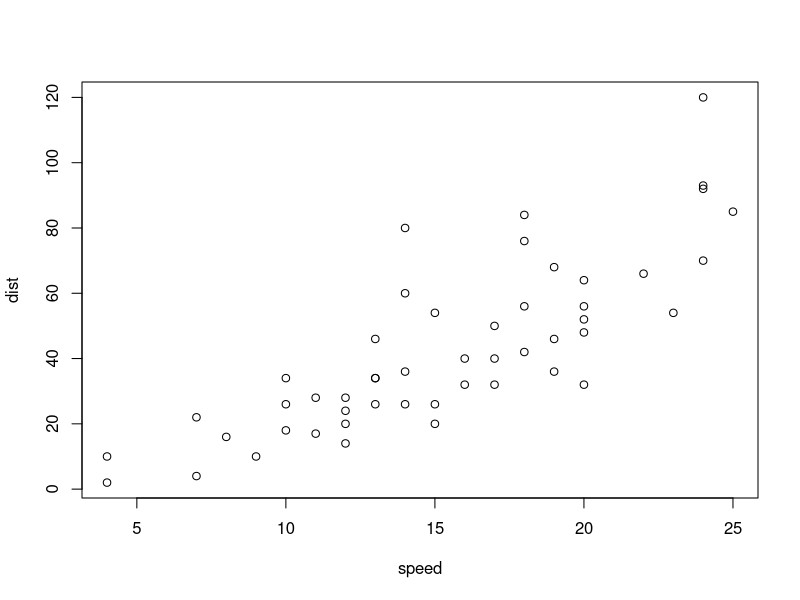
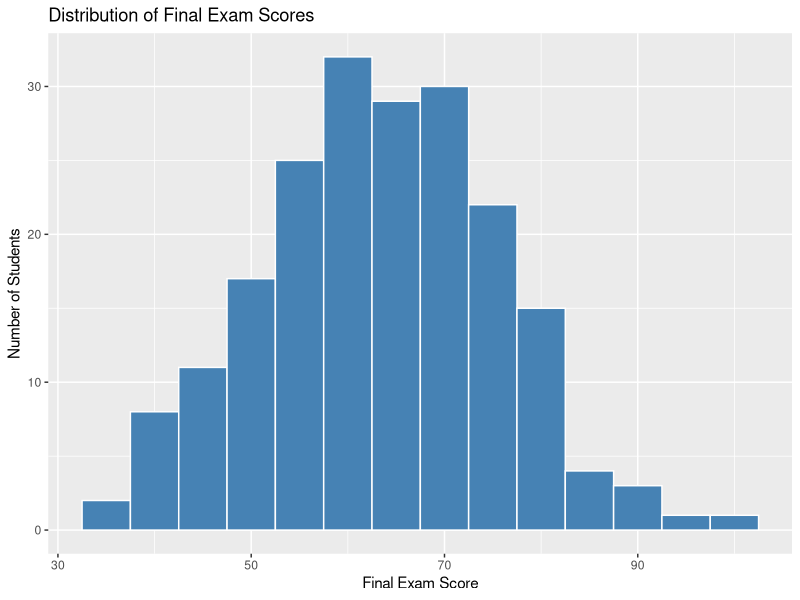
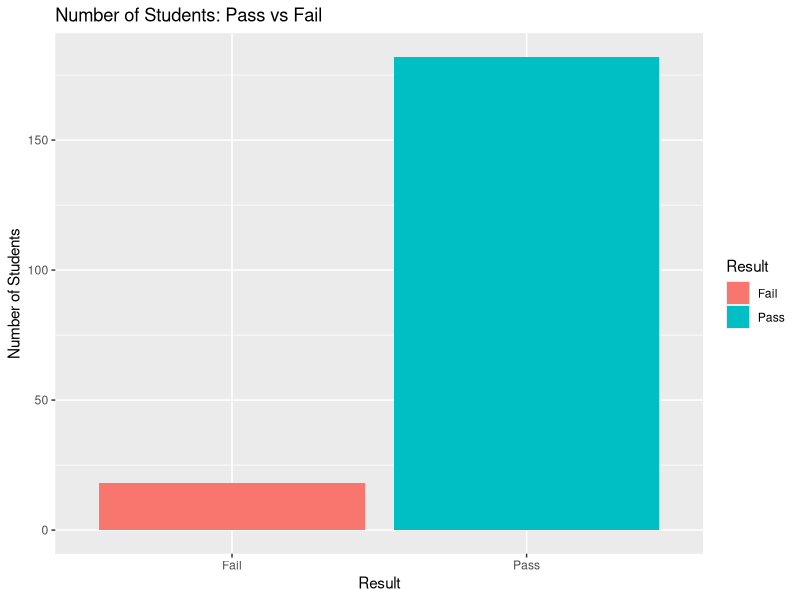
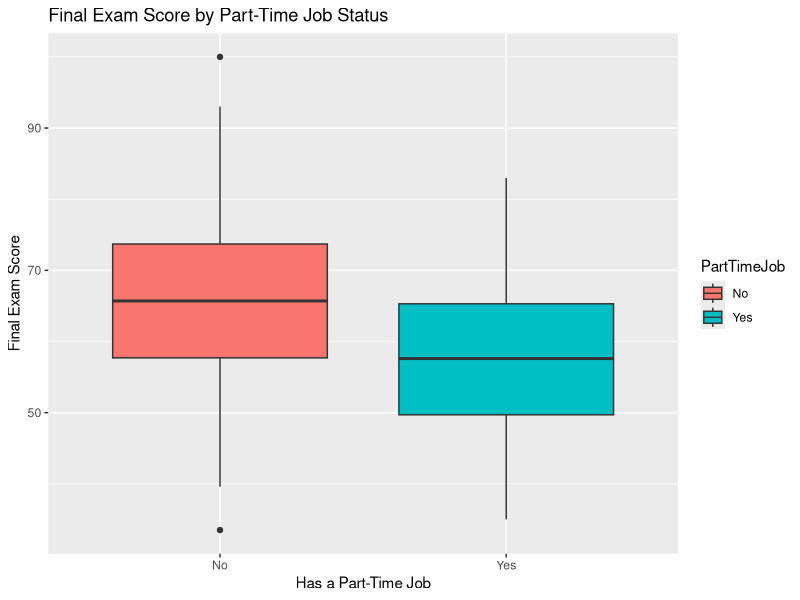
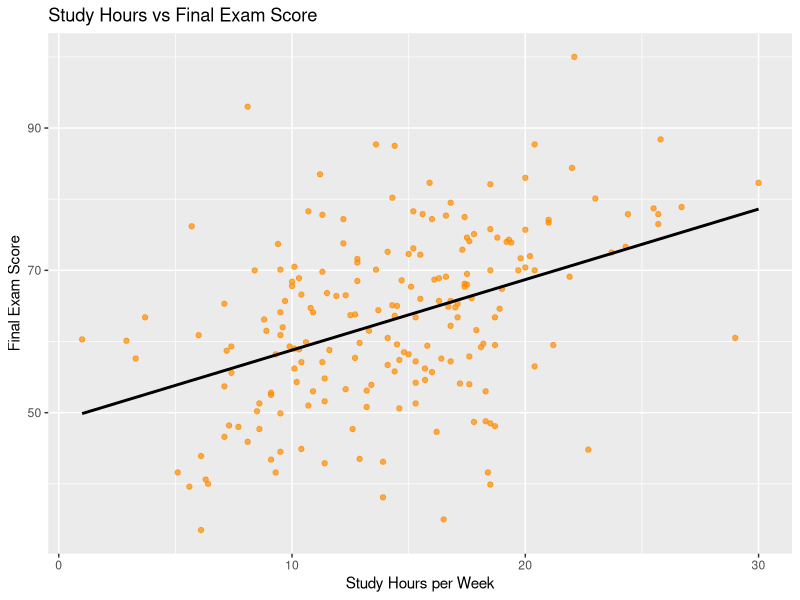
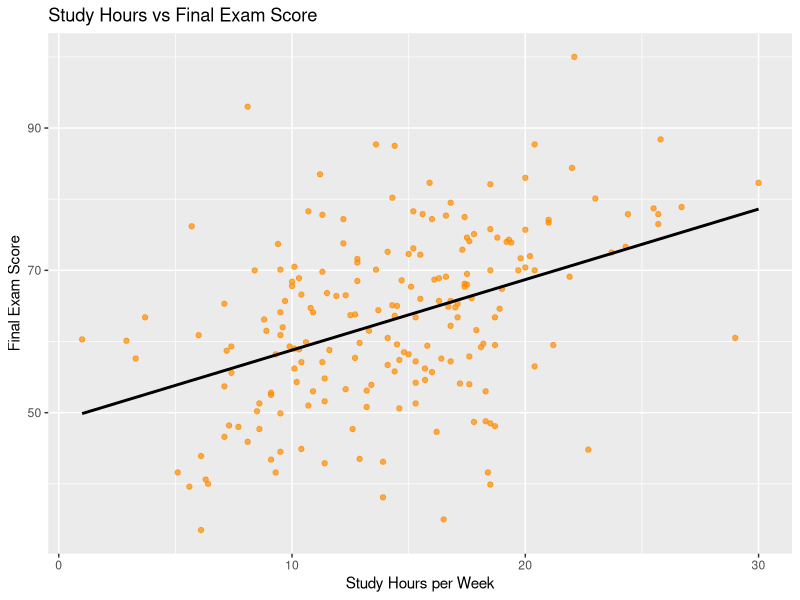

R code for these plots, in order:
## ---- chunk 1
plot(cars)
## ---- chunk 2
library(tidyverse)
## ---- chunk 3
students <- read_csv("student_performance1.csv")
## ---- chunk 4
View(students)
head(students) 
dim(students)
## ---- chunk 5
str(students)
## ---- chunk 6
summary(students)
## ---- chunk 7
colSums(is.na(students))
## ---- chunk 8
table(students$Gender)
table(students$Result)
table(students$PartTimeJob)
## ---- chunk 9
mean(students$FinalExamScore)
median(students$FinalExamScore)
## ---- chunk 10
cor(students$StudyHoursPerWeek, students$FinalExamScore)
## ---- chunk 11
cor(students$AttendancePercent, students$FinalExamScore)
cor(students$SleepHoursPerNight, students$FinalExamScore)
## ---- chunk 12
ggplot(students, aes(x = FinalExamScore)) +
 geom_histogram(binwidth = 5, fill = "steelblue", color = "white") +
 labs(title = "Distribution of Final Exam Scores",
  x = "Final Exam Score", y = "Number of Students")
## ---- chunk 13
ggplot(students, aes(x = Result, fill = Result)) +
geom_bar() +
labs(title = "Number of Students: Pass vs Fail",
x = "Result", y = "Number of Students")
## ---- chunk 14
ggplot(students, aes(x = PartTimeJob, y = FinalExamScore, fill = PartTimeJob)) +
geom_boxplot() +
labs(title = "Final Exam Score by Part-Time Job Status",
x = "Has a Part-Time Job", y = "Final Exam Score")
## ---- chunk 15
ggplot(students, aes(x = StudyHoursPerWeek, y = FinalExamScore)) +
geom_point(color = "darkorange", alpha = 0.7) +
geom_smooth(method = "lm", se = FALSE, color = "black") +
labs(title = "Study Hours vs Final Exam Score",
x = "Study Hours per Week", y = "Final Exam Score")
## ---- chunk 16
ggsave("study_hours_vs_score.png", width = 7, height = 5, dpi = 300)
